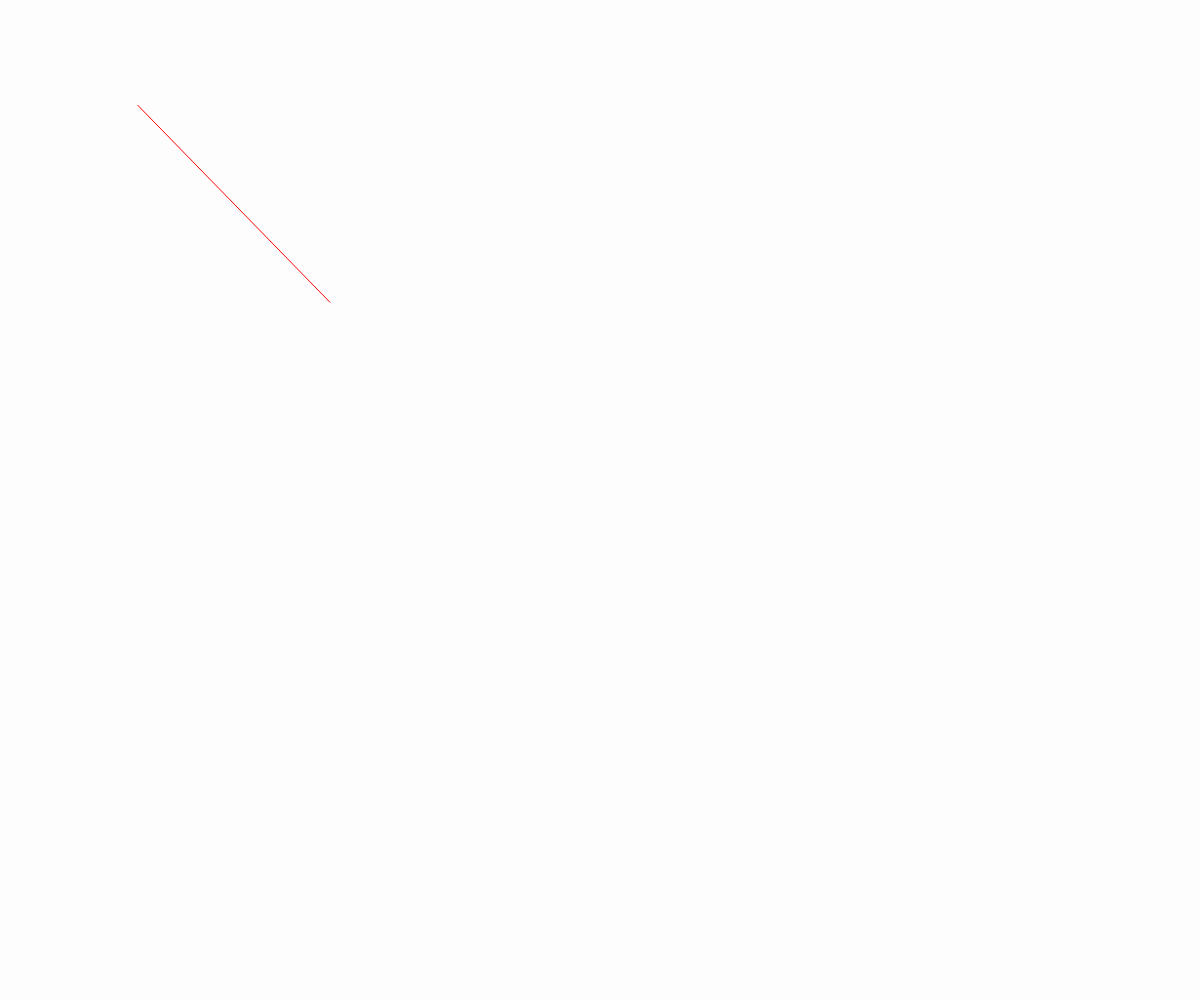
Frame 1 (no input)
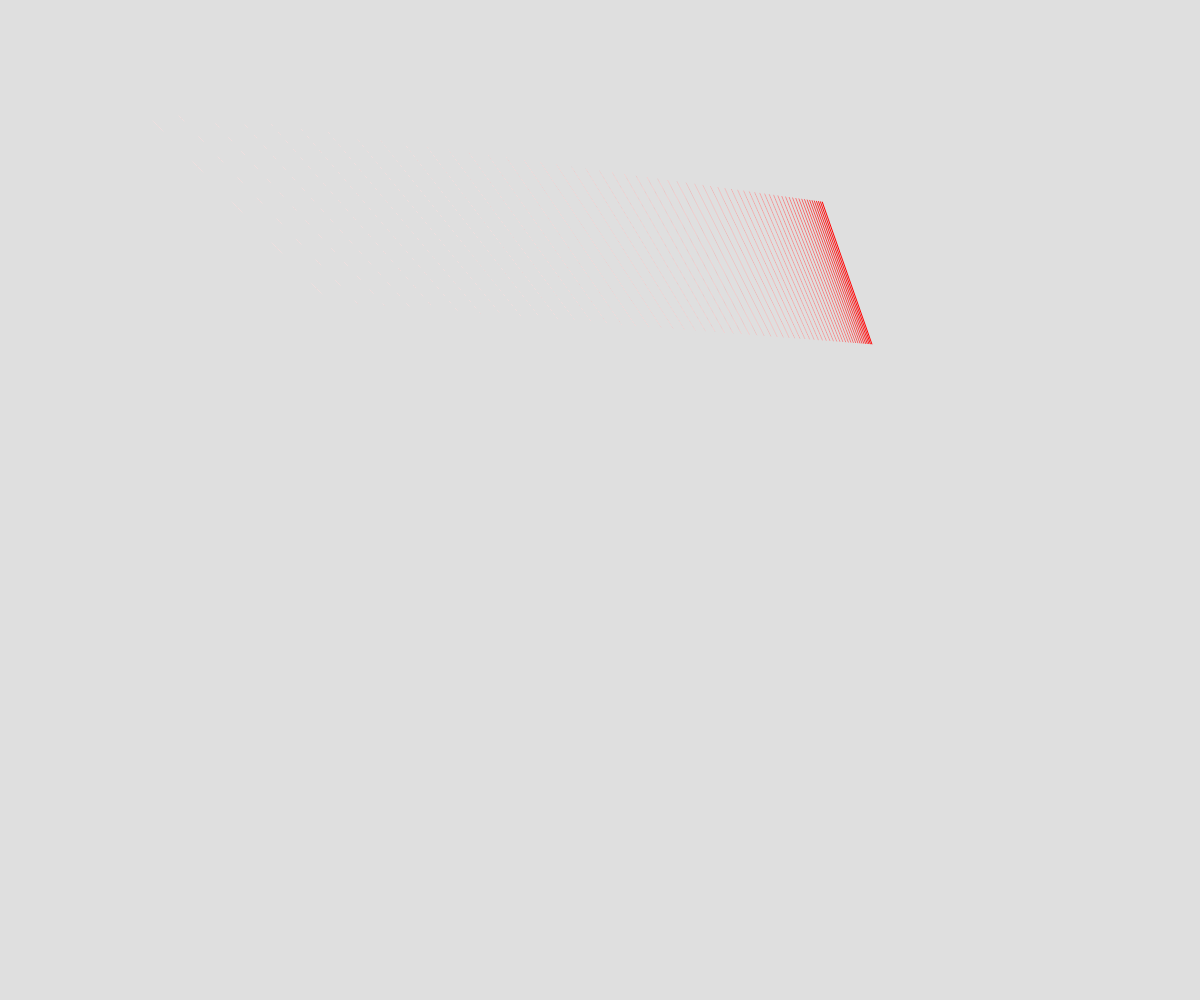
Frame 60 (no input)
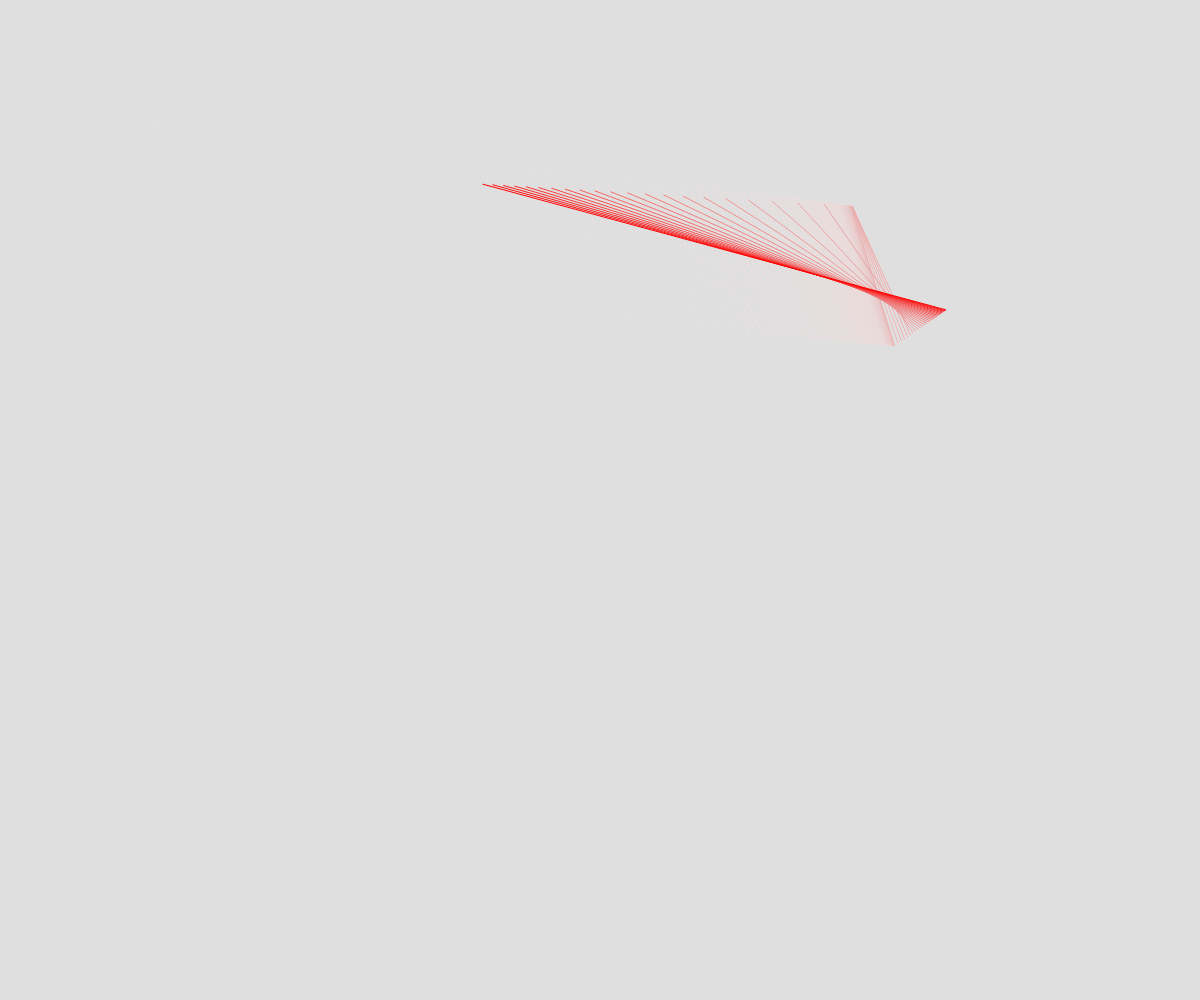
Frame 120 (the mouse pressed at the canvas centre since frame 60)

The p5.js sketch that drew these frames (run headless with seeded random() and noise() and a simulated clock; from frame 60 on, the mouse is pressed at the canvas centre):

// p5.js sketch
// ── sketch.js
class LerpWalker {
  constructor(x, y, sz) {
    this.x = x;
    this.y = y;
    this.size = sz;
    this.tx = random(width);
    this.ty = random(height);
  }
  update() {
    this.x = lerp(this.x, this.tx, 0.05);
    this.y = lerp(this.y, this.ty, 0.05);

    if (dist(this.x, this.y, this.tx, this.ty) < 5) {
      this.tx = random(width);
      this.ty = random(height);
    }
  }
}

let walker, walker2;

function setup() {
  createCanvas(windowWidth, windowHeight);
  angleMode(DEGREES);

  walker = new LerpWalker(100, 100, 20);
  walker2 = new LerpWalker(300, 300, 20);
}

function draw() {
  background(220, 16);

  walker.update()
  walker2.update();

  stroke("red");
  line(walker.x, walker.y, walker2.x, walker2.y);
}

function render(fred) {
  fill("black");
  circle(fred.x, fred.y, fred.size);
  fill("red");
  circle(fred.tx, fred.ty, fred.size / 2);
}
